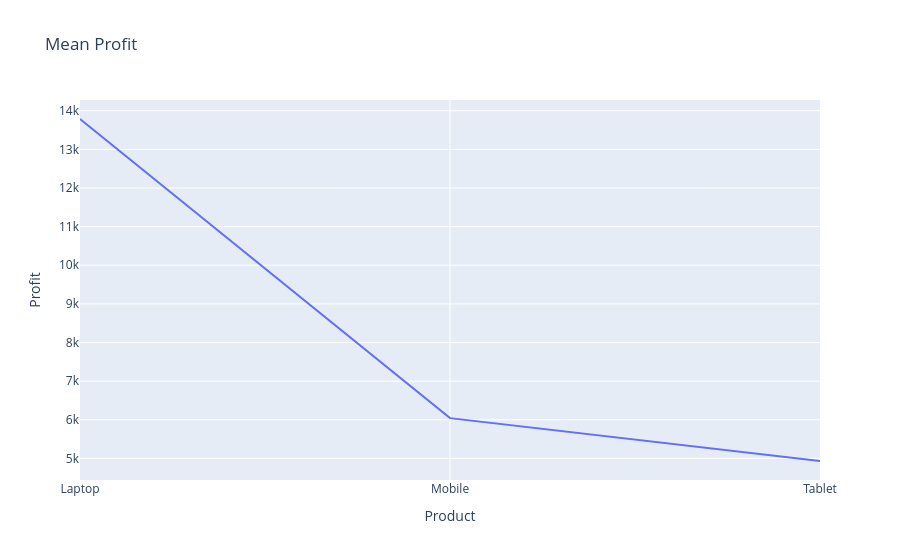

The notebook cell this image was saved under:
### Code cell
profit_product = df.groupby('Product')['Profit'].mean().reset_index()

fig = px.line(
    profit_product,
    x='Product',
    y='Profit',
    title='Mean Profit'
)
fig.show()

### Figure 1 — Plotly figure (JSON) as saved in the notebook; plotly's stock layout.template omitted (floating-point values rounded to 4 significant figures)
{"data": [{"hovertemplate": "Product=%{x}<br>Profit=%{y}<extra></extra>", "legendgroup": "", "line": {"color": "#636efa", "dash": "solid"}, "marker": {"symbol": "circle"}, "mode": "lines", "name": "", "orientation": "v", "showlegend": false, "type": "scatter", "x": ["Laptop", "Mobile", "Tablet"], "xaxis": "x", "y": [13790.0, 6043.0, 4933.0], "yaxis": "y"}], "layout": {"legend": {"tracegroupgap": 0}, "title": {"text": "Mean Profit"}, "xaxis": {"anchor": "y", "domain": [0, 1], "title": {"text": "Product"}}, "yaxis": {"anchor": "x", "domain": [0, 1], "title": {"text": "Profit"}}}}
